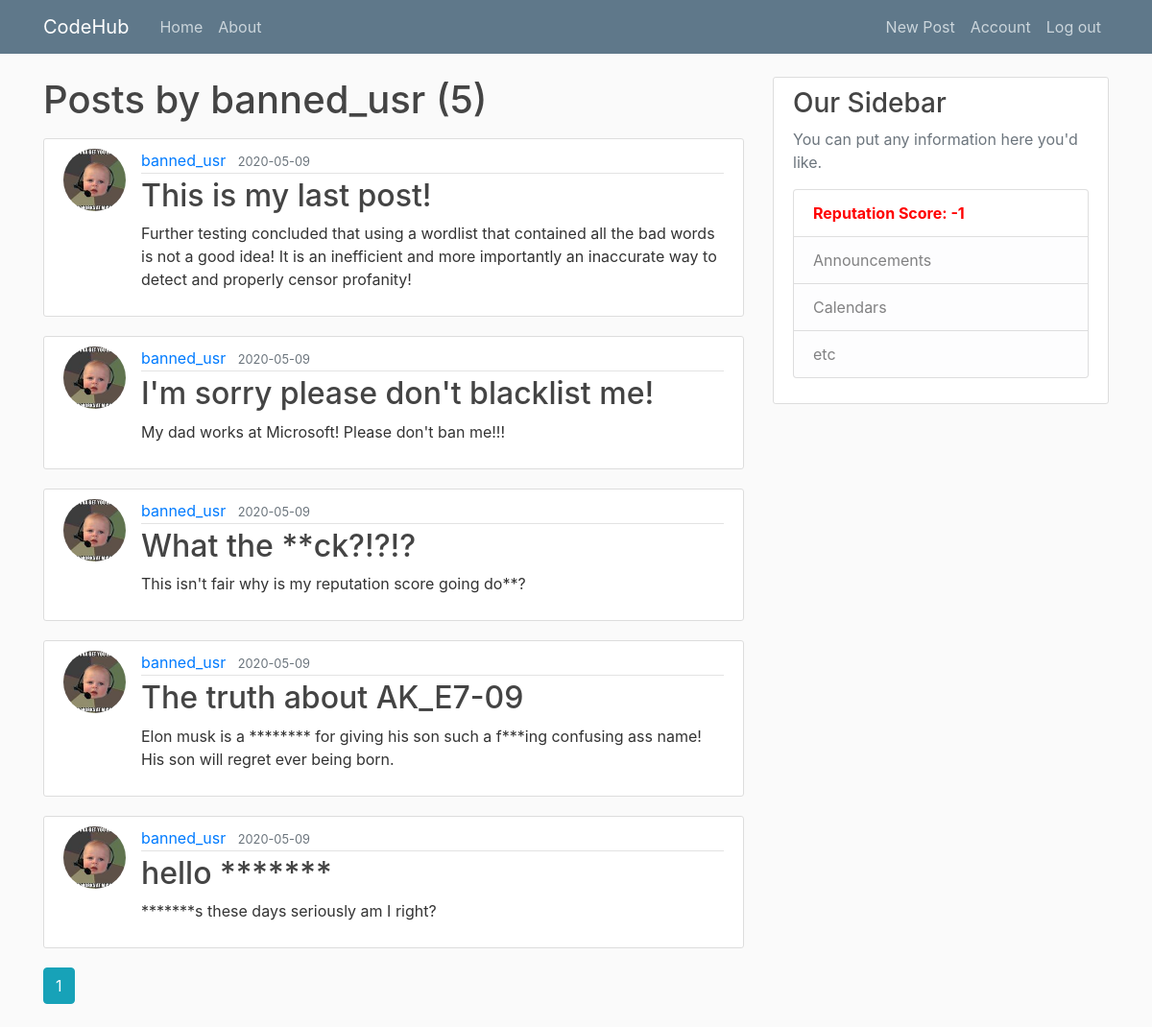
/user/banned_usr (signed in), run on an earlier commit of the app's database.
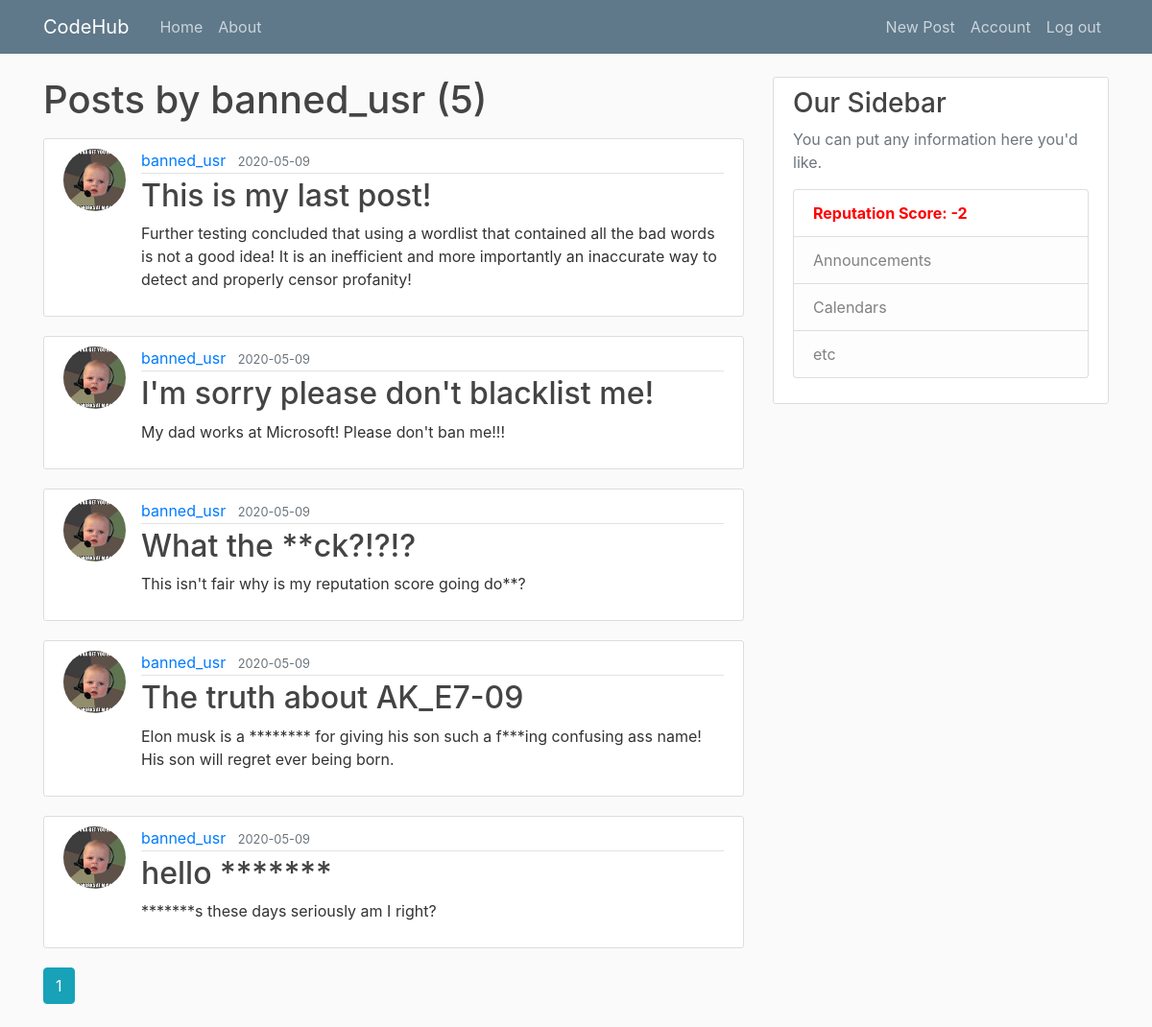
And on a later commit of the database.
### app/models.py (models this page shows, shortened)
class User(db.Model, UserMixin):
    id = db.Column(db.Integer, primary_key=True)                                    # Primary Key
    username = db.Column(db.String(20), unique=True, nullable=False)                # Each User will have a username, with a max(20) characters, it must be unique, and Null is not allowed!
    email = db.Column(db.String(120), unique=True, nullable=False)                  # Each User will have an email, with a max(120) characters, it must be unique, and Null is not allowed!
    image_file = db.Column(db.String(20), nullable=False, default='default.jpg')    # Each User will have a defualt profile Image, so uniqueness does not apply, since Null is not allowed!
    password = db.Column(db.String(60), nullable=False)                             # Each User will have passwords, with a max(60) characters, uniqueness does not apply, and Null is not allowed!
    posts = db.relationship('Post', backref='author', lazy=True)                    # This is linked to Posts, Lazy Evaluation is set to: True
    reputation = db.Column(db.Integer, nullable=False, default=10)                  # This has a default value of 10
    profanity = db.Column(db.Boolean, unique=False, default=False)                  # This had a default value of 0
    chance = db.Column(db.Boolean, nullable=False, default=True)                    # This has a default value of True
    blacklisted = db.Column(db.Boolean, unique=False, default=False)                # This has a default value of False
    compliments=db.Column(db.Integer, unique=False, default=0)                      # This has a default value of 0

class Post(db.Model):
    id = db.Column(db.Integer, primary_key=True)                                    # Primary Key
    title = db.Column(db.String(100), nullable=False)                               # Each Post will have a title, with a max(100) characters, uniqueness does not apply, and Null is not allowed!
    date_posted = db.Column(db.DateTime, nullable=False, default=datetime.utcnow)   # Each Post will have a date_posted, with DateTime set to utcnow, current time, and Null is not allowed!
    content = db.Column(db.Text, nullable=False)                                    # Each Post will have a content with no character limit, and Null is not allowed!
    user_id = db.Column(db.Integer, db.ForeignKey('user.id'), nullable=False)       # This is using the user id as a ForeignKey, each post must have an Author, so Null is not allowed!
    rating = db.Column(db.Integer, nullable=False, default=0)

### app/users/routes.py (the view)
@users.route('/user/<string:username>')                                       # String
def user_posts(username):
    page = request.args.get('page', 1, type=int)                            # We request a page, the default page is 1, of type int
    user = User.query.filter_by(username=username).first_or_404()
    posts = Post.query.filter_by(author=user)\
        .order_by(Post.date_posted.desc())\
        .paginate(page=page, per_page=5)
    return render_template('user_posts.html', posts=posts, user=user)       # Redirect to user_posts.html

### app/models.py (called while the page is built)
@login_manager.user_loader
def laod_user(user_id):
    return User.query.get(int(user_id))                                             # getter function that helps get the user_id

### app/templates/user_posts.html
{% extends "template.html" %}
{% block content %}
    <h1 class="mb-3">Posts by {{ user.username }} ({{ posts.total }}) </h1>
    {% for post in posts.items %}
        <article class="media content-section">
            <img class="rounded-circle article-img" src="{{ url_for('static', filename='profile_images/' + post.author.image_file ) }}">
            <div class="media-body">
                <div class="article-metadata">
                    <a class="mr-2" href="{{ url_for('users.user_posts', username=post.author.username) }}">{{ post.author.username }}</a>
                    <small class="text-muted">{{ post.date_posted.strftime('%Y-%m-%d') }}</small>
                </div>
                <h2><a class="article-title" href="{{url_for('posts.post', post_id=post.id) }}">{{ post.title }}</a></h2>
                <p class="article-content">{{ post.content }}</p>
            </div>
        </article>
    {% endfor %}
    {% for page_num in posts.iter_pages(left_edge=1, right_edge=1, left_current=1, right_current=2) %}
        {% if page_num %}
            {% if posts.page == page_num %}
                <a class="btn btn-info mb-4" href="{{ url_for('users.user_posts', username=user.username, page=page_num) }}">{{ page_num }}</a>
            {% else %}
                <a class="btn btn-outline-info mb-4" href="{{ url_for('users.user_posts', username=user.username, page=page_num) }}">{{ page_num }}</a>
            {% endif %}
        {% else %}
            ...
        {% endif %}
    {% endfor %}
{% endblock content %}

### app/templates/template.html (shortened to what this page needs)
<!DOCTYPE html>
<html lang="en">
<head>
    <link rel="stylesheet" href="https://stackpath.bootstrapcdn.com/bootstrap/4.4.1/css/bootstrap.min.css">
    <link rel="stylesheet" href="{{ url_for('static', filename='main.css') }}">
</head>
<body>
    <header class="site-header">
        <nav class="navbar navbar-expand-md navbar-dark bg-steel fixed-top">
            <div class="container">
                <a class="navbar-brand mr-4" href="/">CodeHub</a>
                <div class="collapse navbar-collapse" id="navbarToggle">
                    <div class="navbar-nav mr-auto">
                        <a class="nav-item nav-link" href="{{ url_for('main.home') }}">Home</a>
                        <a class="nav-item nav-link" href="{{ url_for('main.about') }}">About</a>
                    </div>
                    <div class="navbar-nav">
                        {% if current_user.is_authenticated %}
                            <a class="nav-item nav-link" href="{{ url_for('posts.new_post') }}">New Post</a>
                            <a class="nav-item nav-link" href="{{ url_for('users.account') }}">Account</a>
                            <a class="nav-item nav-link" href="{{ url_for('users.logout') }}">Log out</a>
                        {% else %}
                            <a class="nav-item nav-link" href="{{ url_for('users.login') }}">Login</a>
                            <a class="nav-item nav-link" href="{{ url_for('users.register') }}">Register</a>
                        {% endif %}
                    </div>
                </div>
            </div>
        </nav>
    </header>
    <main role="main" class="container">
        <div class="row">
            <div class="col-md-8">
                {% block content %}{% endblock %}
            </div>
            <div class="col-md-4">
                <div class="content-section">
                    <h3>Our Sidebar</h3>
                    <p class='text-muted'>You can put any information here you'd like.
                        <ul class="list-group">
                            {% if current_user.is_authenticated %}
                                {% if current_user.reputation >= 3 %}
                                    <li class="list-group-item list-group-item">Reputation Score: {{ current_user.reputation }}</li>
                                {% elif current_user.reputation == 2 %}
                                    <li class="list-group-item list-group-item" style="color: orange;">Reputation Score: {{ current_user.reputation }}</li>
                                {% elif current_user.reputation == 1 %}
                                    <li class="list-group-item list-group-item" style="color: orangered;">Reputation Score: {{ current_user.reputation }}</li>
                                {% elif current_user.reputation == 0 %}
                                    <li class="list-group-item list-group-item" style="color: red;">Reputation Score: {{ current_user.reputation }}</li>
                                {% else %}
                                    <li class="list-group-item list-group-item" style="color: red;"><b>Reputation Score: {{ current_user.reputation }}</b></li>
                                {% endif %}
                            {% else %}
                                <li class="list-group-item list-group-item-light">Latest Posts</li>
                            {% endif %}
                            <li class="list-group-item list-group-item-light">Announcements</li>
                            <li class="list-group-item list-group-item-light">Calendars</li>
                            <li class="list-group-item list-group-item-light">etc</li>
                        </ul>
                    </p>
                </div>
            </div>
        </div>
    </main>
</body>
</html>

### app/static/main.css (style rules this page uses)
body { background: #fafafa; color: #333333; margin-top: 5rem; }
h1, h2, h3, h4, h5, h6 { color: #444444; }
.bg-steel { background-color: #5f788a; }
.site-header .navbar-nav .nav-link { color: #cbd5db; }
.content-section { background: #ffffff; padding: 10px 20px; border: 1px solid #dddddd; border-radius: 3px; margin-bottom: 20px; }
.article-title { color: #444444; }
.article-content { white-space: pre-line; }
.article-img { height: 65px; width: 65px; margin-right: 16px; }
.article-metadata { padding-bottom: 1px; margin-bottom: 4px; border-bottom: 1px solid #e3e3e3 }

What changed in the data, as far as the page shows it:
changed User "banned_usr": reputation "-1" → "-2"
